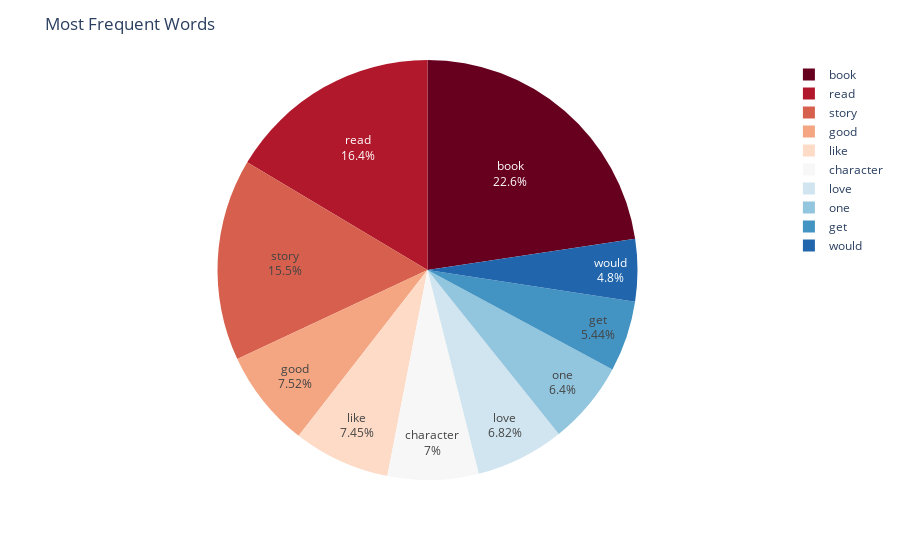

The notebook cell this image was saved under:
### Code cell
fig = px.pie(data, values=c, names=w, color_discrete_sequence=px.colors.sequential.RdBu)
fig.update_traces(textposition='inside', textinfo='percent+label')
fig.update_layout(title="Most Frequent Words")
fig.show()

### Figure 1 — Plotly figure (JSON) as saved in the notebook; plotly's stock layout.template omitted (floating-point values rounded to 4 significant figures)
{"data": [{"domain": {"x": [0, 1], "y": [0, 1]}, "hovertemplate": "label=%{label}<br>value=%{value}<extra></extra>", "labels": ["book", "read", "story", "good", "like", "character", "love", "one", "get", "would"], "legendgroup": "", "name": "", "showlegend": true, "textinfo": "percent+label", "textposition": "inside", "type": "pie", "values": [6832, 4964, 4691, 2272, 2250, 2113, 2060, 1932, 1643, 1449]}], "layout": {"legend": {"tracegroupgap": 0}, "margin": {"t": 60}, "piecolorway": ["rgb(103,0,31)", "rgb(178,24,43)", "rgb(214,96,77)", "rgb(244,165,130)", "rgb(253,219,199)", "rgb(247,247,247)", "rgb(209,229,240)", "rgb(146,197,222)", "rgb(67,147,195)", "rgb(33,102,172)", "rgb(5,48,97)"], "title": {"text": "Most Frequent Words"}}}
